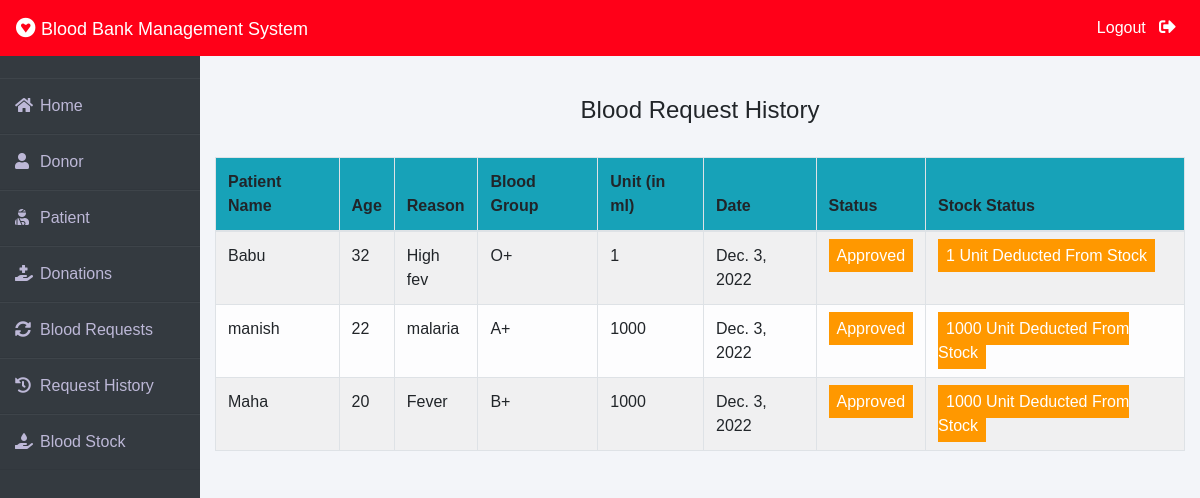
The page /admin-request-history (signed in) on the database its author committed.
### blood/models.py (models this page shows, shortened)
class BloodRequest(models.Model):
    request_by_patient=models.ForeignKey(pmodels.Patient,null=True,on_delete=models.CASCADE)
    request_by_donor=models.ForeignKey(dmodels.Donor,null=True,on_delete=models.CASCADE)
    patient_name=models.CharField(max_length=30)
    patient_age=models.PositiveIntegerField()
    reason=models.CharField(max_length=500)
    bloodgroup=models.CharField(max_length=10)
    unit=models.PositiveIntegerField(default=0)
    status=models.CharField(max_length=20,default="Pending")
    date=models.DateField(auto_now=True)

### blood/views.py (the view)
# urls.py: path('admin-request-history', views.admin_request_history_view,name='admin-request-history'),
@login_required(login_url='adminlogin')
def admin_request_history_view(request):
    requests=models.BloodRequest.objects.all().exclude(status='Pending')
    return render(request,'blood/admin_request_history.html',{'requests':requests})

### templates/blood/admin_request_history.html (shortened to what this page needs)
{% extends 'blood/adminbase.html' %}
{% block content %}
{% load widget_tweaks %}
{%load static%}
<head>
</head>
<br><br>
<div class="container">
    <H4 class="text-center">Blood Request History</H4><br>
    <table class="table table-light table-hover table-bordered table-striped">
        <thead class="bg-info">
            <tr>
                <th scope="col">Patient Name</th>
                <th scope="col">Age</th>
                <th scope="col">Reason</th>
                <th scope="col">Blood Group</th>
                <th scope="col">Unit (in ml)</th>
                <th scope="col">Date</th>
                <th scope="col">Status</th>
                <th scope="col">Stock Status</th>
            </tr>
        </thead>
        <tbody>
            {% for t in requests %}
            <tr>
                <td> {{t.patient_name}}</td>
                <td>{{t.patient_age}}</td>
                <td>{{t.reason}}</td>
                <td>{{t.bloodgroup}}</td>
                <td>{{t.unit}}</td>
                <td>{{t.date}}</td>
                {% if t.status == 'Approved' %}
                <td><span class="label warning"> Approved</span></td>
                <td><span class="label warning"> {{t.unit}} Unit Deducted From Stock</span></td>
                {% else %}
                <td><span class="label success">Rejected</span></td>
                <td><span class="label success"> 0 Unit Deducted From Stock</span></td>
                {% endif %}
            </tr>
            {% endfor %}
        </tbody>
    </table>
</div>
{% endblock content %}

### templates/blood/adminbase.html (style rules this page uses)
* { margin: 0; padding: 0; box-sizing: border-box; list-style: none; text-decoration: none; font-family: 'Josefin Sans', sans-serif; }
body { background-color: #f3f5f9; }

### templates/blood/admin_request_history.html (style rules this page uses)
.label { color: white; padding: 8px; }
.warning { background-color: #ff9800; }

### rows shown on the page
BloodRequest: patient_name "Babu", patient_age "32", reason "High fev", bloodgroup "O+", unit "1", date "Dec. 3, 2022"
BloodRequest: patient_name "manish", patient_age "22", reason "malaria", bloodgroup "A+", unit "1000", date "Dec. 3, 2022"
BloodRequest: patient_name "Maha", patient_age "20", reason "Fever", bloodgroup "B+", unit "1000", date "Dec. 3, 2022"
